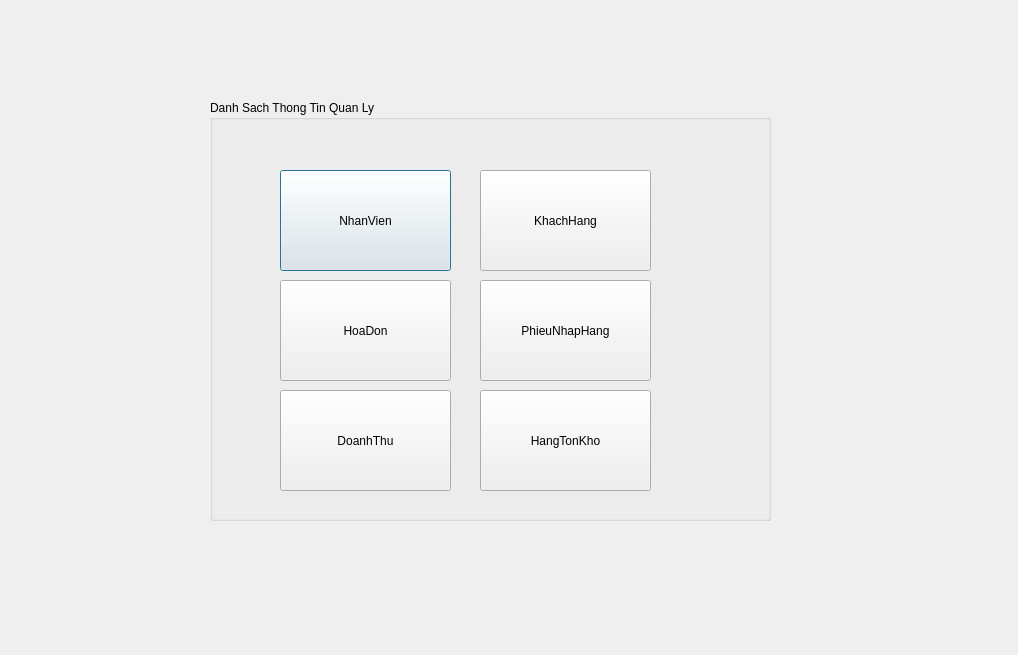
<?xml version="1.0" encoding="UTF-8"?>
<ui version="4.0">
 <class>Menu</class>
 <widget class="QDialog" name="Menu">
  <property name="geometry">
   <rect>
    <x>0</x>
    <y>0</y>
    <width>1018</width>
    <height>655</height>
   </rect>
  </property>
  <property name="windowTitle">
   <string>Dialog</string>
  </property>
  <widget class="QGroupBox" name="groupBox">
   <property name="geometry">
    <rect>
     <x>210</x>
     <y>100</y>
     <width>561</width>
     <height>421</height>
    </rect>
   </property>
   <property name="title">
    <string>Danh Sach Thong Tin Quan Ly</string>
   </property>
   <widget class="QPushButton" name="pushButton_nhanVien">
    <property name="geometry">
     <rect>
      <x>70</x>
      <y>70</y>
      <width>171</width>
      <height>101</height>
     </rect>
    </property>
    <property name="text">
     <string>NhanVien</string>
    </property>
   </widget>
   <widget class="QPushButton" name="pushButton_HoaDon">
    <property name="geometry">
     <rect>
      <x>70</x>
      <y>180</y>
      <width>171</width>
      <height>101</height>
     </rect>
    </property>
    <property name="text">
     <string>HoaDon</string>
    </property>
   </widget>
   <widget class="QPushButton" name="pushButton_DoanhThu">
    <property name="geometry">
     <rect>
      <x>70</x>
      <y>290</y>
      <width>171</width>
      <height>101</height>
     </rect>
    </property>
    <property name="text">
     <string>DoanhThu</string>
    </property>
   </widget>
   <widget class="QPushButton" name="pushButton_khachHang">
    <property name="geometry">
     <rect>
      <x>270</x>
      <y>70</y>
      <width>171</width>
      <height>101</height>
     </rect>
    </property>
    <property name="text">
     <string>KhachHang</string>
    </property>
   </widget>
   <widget class="QPushButton" name="pushButton_PhieuNH">
    <property name="geometry">
     <rect>
      <x>270</x>
      <y>180</y>
      <width>171</width>
      <height>101</height>
     </rect>
    </property>
    <property name="text">
     <string>PhieuNhapHang</string>
    </property>
   </widget>
   <widget class="QPushButton" name="pushButton_HangTK">
    <property name="geometry">
     <rect>
      <x>270</x>
      <y>290</y>
      <width>171</width>
      <height>101</height>
     </rect>
    </property>
    <property name="text">
     <string>HangTonKho</string>
    </property>
   </widget>
  </widget>
 </widget>
 <resources/>
 <connections/>
</ui>
